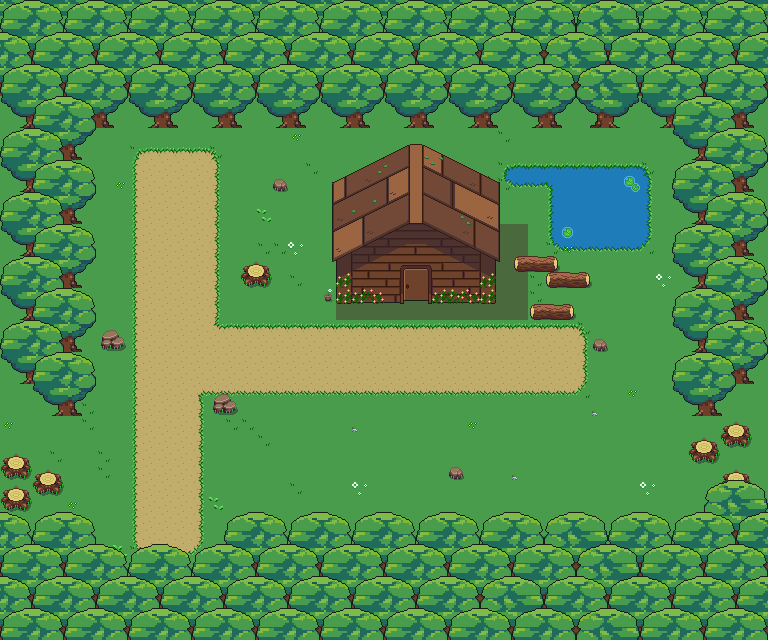

A level layout from a 2D game, rendered from its tile map. Below: a short description, then the map file with tile-grid data replaced by summaries:
An orthogonal 48x40 tile map with 16x16 px tiles, 20 tile layers (Tile Layer 1, bayangan, jalan, air, ...), 4 tilesets and 68 objects.

<map version="1.5" tiledversion="1.7.2" orientation="orthogonal" renderorder="right-down" width="48" height="40" tilewidth="16" tileheight="16" infinite="0" nextlayerid="25" nextobjectid="112">
 <tileset firstgid="1" source="aset basecamp.tsx" />
 <tileset firstgid="289" source="obyek.tsx" />
 <tileset firstgid="545" source="aset sekolah.tsx" />
 <tileset firstgid="1535" source="Overworld.tsx" />
 <layer id="1" name="Tile Layer 1" width="48" height="40">
  <data>[1920 cells, 1920 non-empty, 1 distinct tile ids]</data>
 </layer>
 <layer id="22" name="bayangan" width="48" height="40">
  <data>[1920 cells, 32 non-empty, 1 distinct tile ids]</data>
 </layer>
 <layer id="2" name="jalan" width="48" height="40">
  <data>[1920 cells, 262 non-empty, 1 distinct tile ids]</data>
 </layer>
 <layer id="23" name="air" width="48" height="40">
  <data>[1920 cells, 48 non-empty, 1 distinct tile ids]</data>
 </layer>
 <layer id="7" name="rerumputan" width="48" height="40">
  <data>[1920 cells, 154 non-empty, 20 distinct tile ids]</data>
 </layer>
 <layer id="24" name="rumah" width="48" height="40">
  <data>[1920 cells, 120 non-empty, 120 distinct tile ids]</data>
 </layer>
 <layer id="19" name="pohon" width="48" height="40">
  <data>[1920 cells, 151 non-empty, 10 distinct tile ids]</data>
 </layer>
 <layer id="18" name="pohon" width="48" height="40">
  <data>[1920 cells, 16 non-empty, 16 distinct tile ids]</data>
 </layer>
 <layer id="3" name="pohon" width="48" height="40">
  <data>[1920 cells, 410 non-empty, 27 distinct tile ids]</data>
 </layer>
 <layer id="4" name="pohon" width="48" height="40">
  <data>[1920 cells, 384 non-empty, 16 distinct tile ids]</data>
 </layer>
 <layer id="5" name="pohon" width="48" height="40">
  <data>[1920 cells, 399 non-empty, 21 distinct tile ids]</data>
 </layer>
 <group id="8" name="pohon">
  <layer id="9" name="pohon" width="48" height="40">
   <data>[1920 cells, 128 non-empty, 16 distinct tile ids]</data>
  </layer>
  <layer id="10" name="Tile Layer 8" width="48" height="40">
   <data>[1920 cells, 32 non-empty, 16 distinct tile ids]</data>
  </layer>
  <layer id="11" name="Tile Layer 9" width="48" height="40">
   <data>[1920 cells, 32 non-empty, 16 distinct tile ids]</data>
  </layer>
  <layer id="12" name="Tile Layer 10" width="48" height="40">
   <data>[1920 cells, 32 non-empty, 16 distinct tile ids]</data>
  </layer>
  <layer id="13" name="Tile Layer 11" width="48" height="40">
   <data>[1920 cells, 32 non-empty, 16 distinct tile ids]</data>
  </layer>
  <layer id="14" name="Tile Layer 12" width="48" height="40">
   <data>[1920 cells, 32 non-empty, 16 distinct tile ids]</data>
  </layer>
  <layer id="15" name="Tile Layer 13" width="48" height="40">
   <data>[1920 cells, 32 non-empty, 16 distinct tile ids]</data>
  </layer>
  <layer id="16" name="Tile Layer 14" width="48" height="40">
   <data>[1920 cells, 32 non-empty, 16 distinct tile ids]</data>
  </layer>
  <layer id="17" name="Tile Layer 15" width="48" height="40">
   <data>[1920 cells, 34 non-empty, 17 distinct tile ids]</data>
  </layer>
 </group>
 <objectgroup id="21" name="Object Layer 1">
  <!-- 68 objects omitted --></objectgroup>
</map>
<!-- 68 of 68 objects omitted -->
